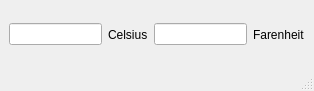
<?xml version="1.0" encoding="UTF-8"?>
<ui version="4.0">
 <class>MainWindow</class>
 <widget class="QMainWindow" name="MainWindow">
  <property name="geometry">
   <rect>
    <x>0</x>
    <y>0</y>
    <width>314</width>
    <height>91</height>
   </rect>
  </property>
  <property name="windowTitle">
   <string>MainWindow</string>
  </property>
  <widget class="QWidget" name="centralwidget">
   <layout class="QHBoxLayout" name="horizontalLayout_2">
    <item>
     <layout class="QHBoxLayout" name="horizontalLayout"/>
    </item>
    <item>
     <widget class="QLineEdit" name="lineEdit">
      <property name="inputMask">
       <string/>
      </property>
     </widget>
    </item>
    <item>
     <widget class="QLabel" name="label">
      <property name="text">
       <string>Celsius</string>
      </property>
     </widget>
    </item>
    <item>
     <widget class="QLineEdit" name="lineEdit_2">
      <property name="inputMask">
       <string/>
      </property>
     </widget>
    </item>
    <item>
     <widget class="QLabel" name="label_2">
      <property name="text">
       <string>Farenheit</string>
      </property>
     </widget>
    </item>
   </layout>
  </widget>
  <widget class="QMenuBar" name="menubar">
   <property name="geometry">
    <rect>
     <x>0</x>
     <y>0</y>
     <width>314</width>
     <height>28</height>
    </rect>
   </property>
  </widget>
  <widget class="QStatusBar" name="statusbar"/>
 </widget>
 <resources/>
 <connections/>
</ui>
